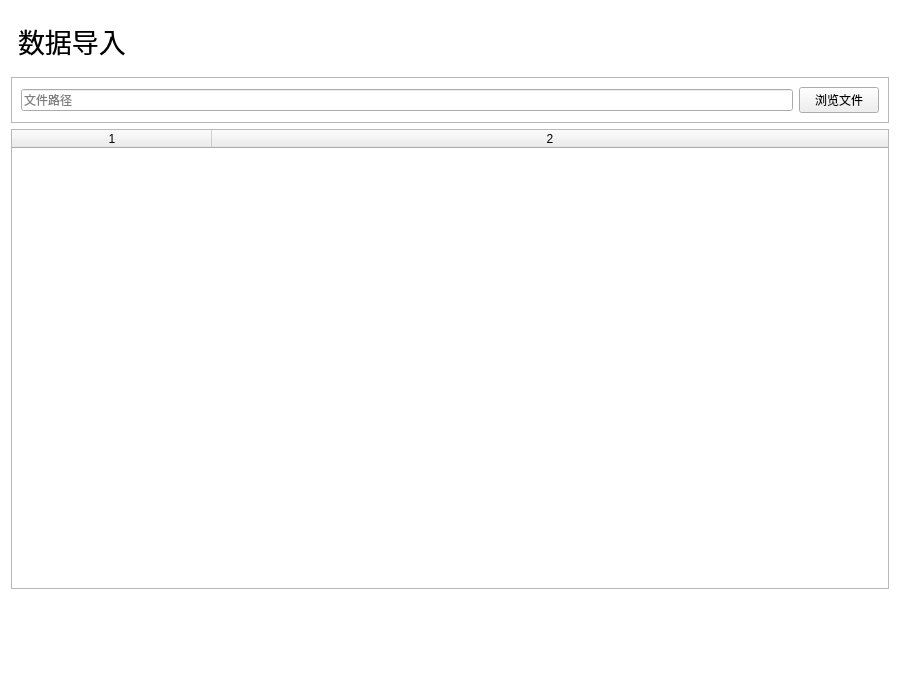
<?xml version="1.0" encoding="UTF-8"?>
<ui version="4.0">
 <class>HomeInterface</class>
 <widget class="QWidget" name="HomeInterface">
  <property name="geometry">
   <rect>
    <x>0</x>
    <y>0</y>
    <width>900</width>
    <height>700</height>
   </rect>
  </property>
  <property name="windowTitle">
   <string>Form</string>
  </property>
  <property name="styleSheet">
   <string notr="true">#HomeInterface {
    background-color: transparent;
}
#titleLabel {
    margin-top: 10px;
	margin-bottom: 10px;
}</string>
  </property>
  <layout class="QVBoxLayout" name="verticalLayout">
   <item>
    <widget class="SubtitleLabel" name="titleLabel">
     <property name="sizePolicy">
      <sizepolicy hsizetype="Preferred" vsizetype="Fixed">
       <horstretch>0</horstretch>
       <verstretch>0</verstretch>
      </sizepolicy>
     </property>
     <property name="font">
      <font>
       <pointsize>20</pointsize>
      </font>
     </property>
     <property name="text">
      <string>数据导入</string>
     </property>
    </widget>
   </item>
   <item>
    <widget class="CardWidget" name="fileCard">
     <property name="minimumSize">
      <size>
       <width>0</width>
       <height>0</height>
      </size>
     </property>
     <property name="frameShape">
      <enum>QFrame::Shape::StyledPanel</enum>
     </property>
     <property name="frameShadow">
      <enum>QFrame::Shadow::Raised</enum>
     </property>
     <layout class="QHBoxLayout" name="horizontalLayout_2">
      <item>
       <widget class="LineEdit" name="filePathLineEdit">
        <property name="readOnly">
         <bool>false</bool>
        </property>
        <property name="placeholderText">
         <string>文件路径</string>
        </property>
       </widget>
      </item>
      <item>
       <widget class="PrimaryPushButton" name="openFileButton">
        <property name="text">
         <string>浏览文件</string>
        </property>
       </widget>
      </item>
     </layout>
    </widget>
   </item>
   <item>
    <widget class="TableWidget" name="infoTable">
     <property name="minimumSize">
      <size>
       <width>200</width>
       <height>0</height>
      </size>
     </property>
     <property name="midLineWidth">
      <number>0</number>
     </property>
     <property name="sizeAdjustPolicy">
      <enum>QAbstractScrollArea::SizeAdjustPolicy::AdjustIgnored</enum>
     </property>
     <property name="autoScroll">
      <bool>true</bool>
     </property>
     <property name="editTriggers">
      <set>QAbstractItemView::EditTrigger::NoEditTriggers</set>
     </property>
     <property name="alternatingRowColors">
      <bool>true</bool>
     </property>
     <property name="verticalScrollMode">
      <enum>QAbstractItemView::ScrollMode::ScrollPerPixel</enum>
     </property>
     <property name="horizontalScrollMode">
      <enum>QAbstractItemView::ScrollMode::ScrollPerPixel</enum>
     </property>
     <property name="columnCount">
      <number>2</number>
     </property>
     <attribute name="horizontalHeaderMinimumSectionSize">
      <number>10</number>
     </attribute>
     <attribute name="horizontalHeaderDefaultSectionSize">
      <number>200</number>
     </attribute>
     <attribute name="horizontalHeaderStretchLastSection">
      <bool>true</bool>
     </attribute>
     <attribute name="verticalHeaderVisible">
      <bool>false</bool>
     </attribute>
     <column/>
     <column/>
    </widget>
   </item>
   <item>
    <spacer name="verticalSpacer_2">
     <property name="orientation">
      <enum>Qt::Orientation::Vertical</enum>
     </property>
     <property name="sizeType">
      <enum>QSizePolicy::Policy::Maximum</enum>
     </property>
     <property name="sizeHint" stdset="0">
      <size>
       <width>20</width>
       <height>100</height>
      </size>
     </property>
    </spacer>
   </item>
  </layout>
 </widget>
 <customwidgets>
  <customwidget>
   <class>SubtitleLabel</class>
   <extends>QLabel</extends>
   <header>qfluentwidgets</header>
  </customwidget>
  <customwidget>
   <class>CardWidget</class>
   <extends>QFrame</extends>
   <header>qfluentwidgets</header>
   <container>1</container>
  </customwidget>
  <customwidget>
   <class>LineEdit</class>
   <extends>QLineEdit</extends>
   <header>qfluentwidgets</header>
  </customwidget>
  <customwidget>
   <class>PrimaryPushButton</class>
   <extends>QPushButton</extends>
   <header>qfluentwidgets</header>
  </customwidget>
  <customwidget>
   <class>TableWidget</class>
   <extends>QTableWidget</extends>
   <header>qfluentwidgets</header>
  </customwidget>
 </customwidgets>
 <resources/>
 <connections/>
</ui>
